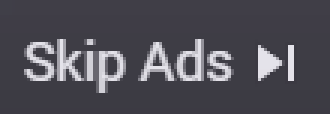
#> input picture Practise/YouTube Ad Skipper Images/template3.png, 110 x 38 px, found by its file name (shown 3 times larger)
$ python youtube_ad_skipper.py
#> lines starting #> are read from the running program, lines starting #| are printed output that depends on the picture
import cv2
import numpy as np
import pyautogui
import time

template3 = cv2.imread("YouTube Ad Skipper Images\\template3.png", 0)
#> template3: shape (38, 110); min 59, max 229, mean 80.1
template4 = cv2.imread("YouTube Ad Skipper Images\\template4.png", 0)
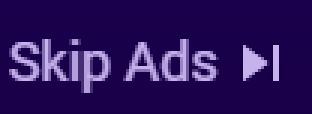
#> input picture Practise/YouTube Ad Skipper Images/template4.png, 104 x 38 px, found by its file name (shown 3 times larger)
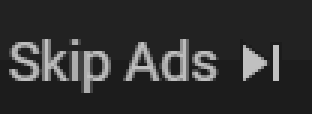
#> template4: shape (38, 104) (shown 3 times larger); min 28, max 193, mean 49.3
template5 = cv2.imread("YouTube Ad Skipper Images\\template5.png", 0)
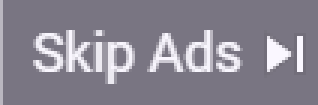
#> input picture Practise/YouTube Ad Skipper Images/template5.png, 106 x 35 px, found by its file name (shown 3 times larger)
#> template5: shape (35, 106); min 112, max 249, mean 135.5
template6 = cv2.imread("YouTube Ad Skipper Images\\template6.png", 0)
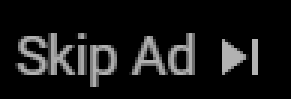
#> input picture Practise/YouTube Ad Skipper Images/template6.png, 97 x 33 px, found by its file name (shown 3 times larger)
#> template6 is the input picture: shape (33, 97); min 0, max 178, mean 22.5

threshold = 0.7

pyautogui.alert(text="Keep the mouse pointer on the top left corner of the screen to stop the program", title="Stopping Criteria")

while True:

    time.sleep(1)
    iml = pyautogui.screenshot()
    inl = np.asarray(iml.convert(mode="L"))

#> (the run stopped early here; a loop or call above may not have finished)
